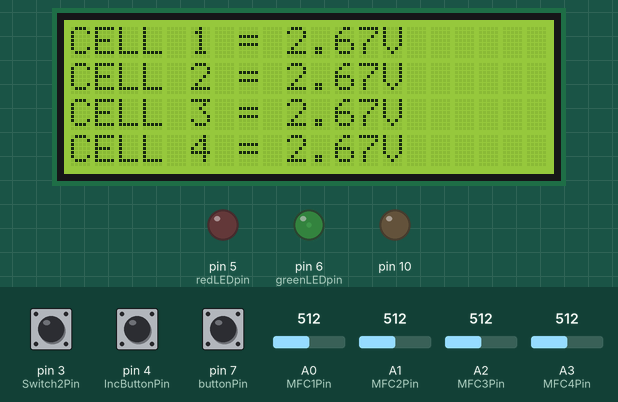
This sketch was run on a simulated Arduino Uno, built with avr-gcc and run on an emulated ATmega328P. Shown: 20×4 character LCD, output pins drawn as LEDs (lit = HIGH). The inputs (shaded band) are chosen by the test bench; at power-on: pin 7 (buttonPin) HIGH, A0 (MFC1Pin) = 512, A1 (MFC2Pin) = 512, A2 (MFC3Pin) = 512, A3 (MFC4Pin) = 512, pin 3 (Switch2Pin) HIGH, pin 4 (IncButtonPin) HIGH. The local clock reads 2024-03-15 10:24:30 at power-on unless the sketch sets it; storage starts empty; what the sketch prints to the serial monitor is not drawn.

Above: at 10.5 s.
10.6 s: pin 7 (buttonPin) pulled LOW for 0.15 s
At 11.9 s:
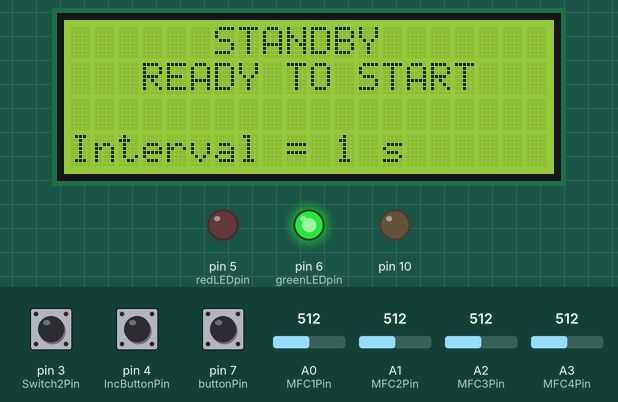
13.7 s: A0 (MFC1Pin) set to 716
At 15.2 s:
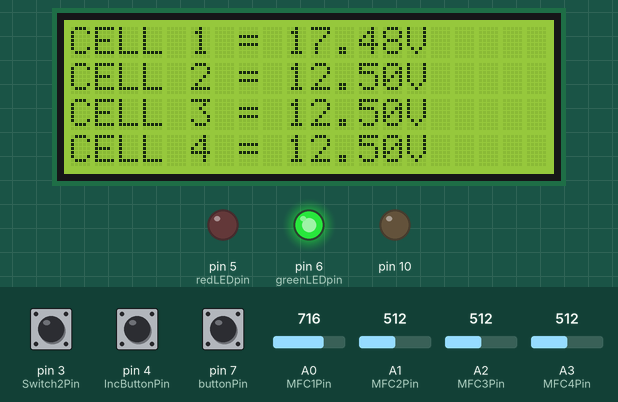
16.2 s: A1 (MFC2Pin) set to 716
At 18.4 s:
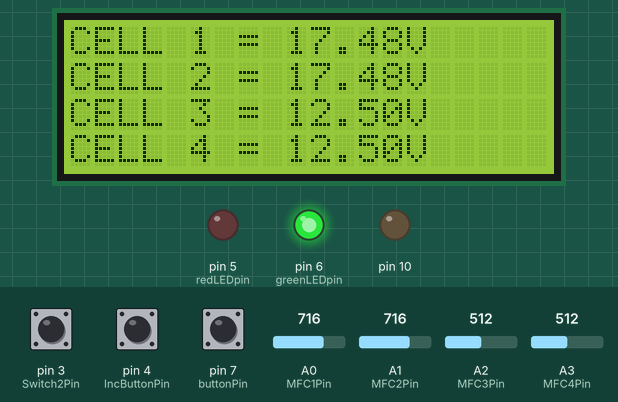
18.7 s: A2 (MFC3Pin) set to 716
At 20.7 s:
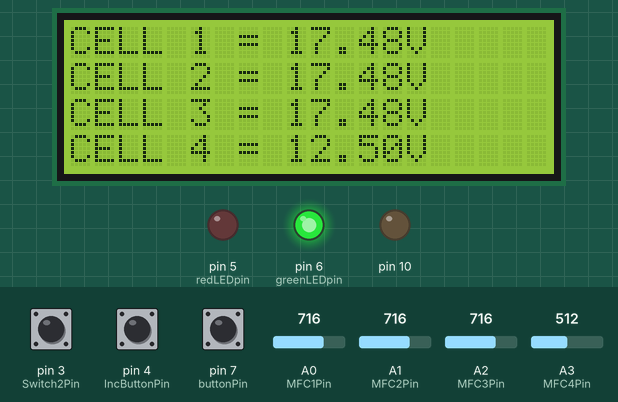
21.1 s: A3 (MFC4Pin) set to 716
At 22.7 s:
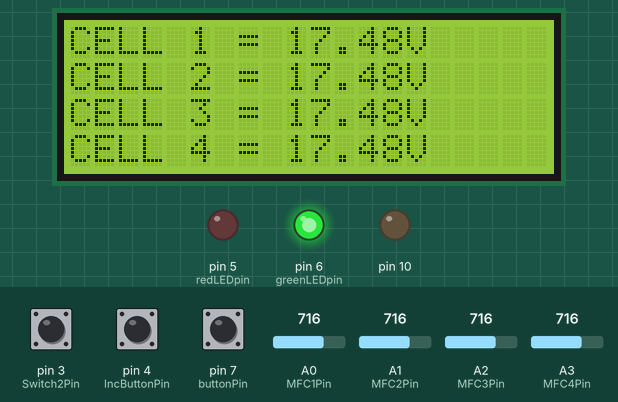
23.5 s: pin 7 (buttonPin) pulled LOW for 0.15 s
At 23.85 s:
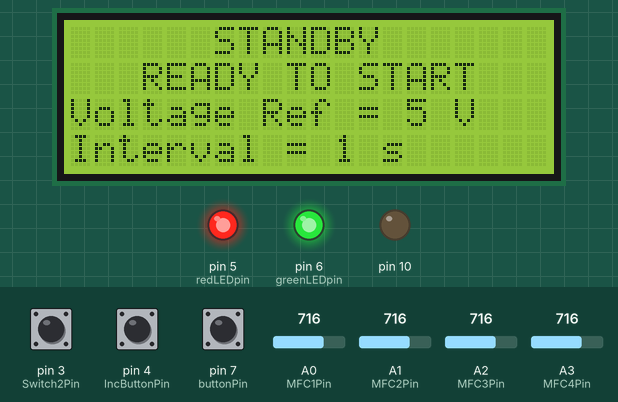
Timing chart, 0 to 26.7 s (numbered marks = the images above; inputs shaded):
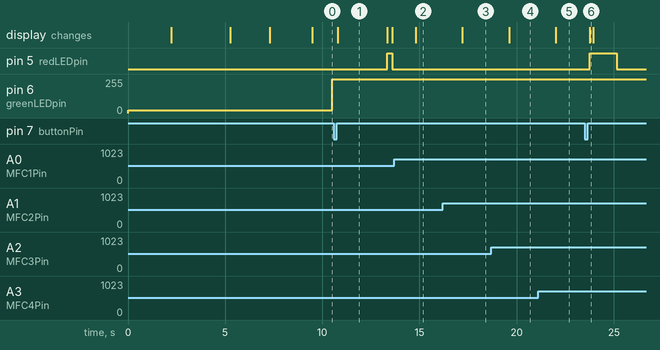

Measured:
- after the input at 10.6 s, pin 5 (redLEDpin): LOW → HIGH after 2.8 s, → LOW 0.24 s later; the display: changes after 0.19 s (image 1)
- after the input at 13.7 s, the display: changes after 1.1 s (image 2)
- after the input at 16.2 s, the display: changes after 1.0 s (image 3)
- after the input at 18.7 s, the display: changes after 0.91 s (image 4)
- after the input at 21.1 s, the display: changes after 0.92 s (image 5)
- after the input at 23.5 s, pin 5 (redLEDpin): LOW → HIGH after 0.26 s, → LOW 1.4 s later; the display: changes after 0.26 s (image 6)
- what the display in image 1 shows lasts 2.6 s, from 10.8 s to 13.4 s

The sketch:

Data_logger_with_internal_reference.ino
```cpp
#include <SPI.h>
#include <LCD.h>
#include <LiquidCrystal_I2C.h>
#include "SD.h"
#include <Wire.h>
#include "RTClib.h"

// A simple data logger for the Arduino analog pins
unsigned long LOG_INTERVAL = 1000; // mills between entries

// how many milliseconds before writing the logged data permanently to disk
// set it to the LOG_INTERVAL to write each time (safest)
// set it to 10*LOG_INTERVAL to write all data every 10 datareads, you could lose up to
// the last 10 reads if power is lost but it uses less power and is much faster!
unsigned long SYNC_INTERVAL = 1000; // mills between calls to flush() - to write data to the card
uint32_t syncTime = 0; // time of last sync()

bool FirstMeasure = false;
bool Calibration1 = false;
bool Calibration2 = false;

unsigned long last_time = 0;

#define ECHO_TO_SERIAL   1 // echo data to serial port

// The analog pins that connect to the sensors
#define MFC1Pin 0
#define MFC2Pin 1
#define MFC3Pin 2
#define MFC4Pin 3

// the digital pins that connect to the LEDs
const int redLEDpin = 5;
const int greenLEDpin = 6;

// Variables will change:
int redledState = LOW;             // ledState used to set the LED
int greenledState = LOW;

// Generally, you should use "unsigned long" for variables that hold time
// The value will quickly become too large for an int to store
unsigned long previousMillis = 0;        // will store last time LED was updated

// constants won't change:
const long interval = 1000;

int Contrast = 20;


const int buttonPin = 7;
int buttonState = 0;
boolean ShowTimer = false;

//switch on/off
int lastButtonState = 1;   // the previous reading from the input pin
int reading;
long lastDebounceTime = 0;  // the last time the output pin was toggled
long debounceDelay = 50;    // the debounce time; increase if the output flickers

//switch analog reference internal/DEFAULT
const int Switch2Pin = 3;
bool Switch2State = 0;
int lastSwitch2State = 1;   // the previous reading from the input pin
int Reading;
long lastDebounceSwitch2Time = 0;  // the last time the output pin was toggled
long debounceSwitch2Delay = 50;    // the debounce time; increase if the output flickers

//time measure increment button
uint8_t IncButtonPin = 4;
int IncButtonPinState = 0;
int IncButtonPinDebounce;
int LastIncButtonPinState = LOW;
int LastIncButtonPinDebounce = LOW;
unsigned long LastDebounceTime = 0;
unsigned long DebounceDelay = 50;
int buttonPushCounter = 0;

float R1 = 30000.0;
float R2 = 7500.0;
float MFC1_reading = 0.0;
float MFC2_reading = 0.0;
float MFC3_reading = 0.0;
float MFC4_reading = 0.0;
int offset = -27;

RTC_DS1307 RTC; // define the Real Time Clock object


// for the data logging shield, we use digital pin 10 for the SD cs line
const int chipSelect = 10;

// the logging file
File logfile;

void error(char *str)
{
  Serial.print("error: ");
  Serial.println(str);

  // red LED indicates error
  digitalWrite(redLEDpin, HIGH);

  while (1);
}

#define I2C_ADDR 0x27
LiquidCrystal_I2C lcd(I2C_ADDR, 2, 1, 0, 4, 5, 6, 7);

void setup()
{

  Serial.begin(9600);

  pinMode(buttonPin, INPUT);

  pinMode(Switch2Pin, INPUT);

  pinMode(IncButtonPin, INPUT);
  digitalWrite(IncButtonPin, HIGH);

  pinMode(redLEDpin, OUTPUT);
  pinMode(greenLEDpin, OUTPUT);

  digitalWrite(greenLEDpin, HIGH);

  //Defining analog pins
  analogReference(DEFAULT);

  Serial.println();


  //LCD
  analogWrite(6, Contrast);
  lcd.begin(20, 4);
  lcd.setBacklightPin(3, POSITIVE);
  lcd.setBacklight(HIGH);

  //Fake initializer
  lcd.begin(20, 4);
  lcd.print("||||||||||||||||||||");
  lcd.print("           ");
  lcd.setCursor(2, 1);
  lcd.print("   DATA LOGGER   ");
  lcd.setCursor(0, 2);
  lcd.print("||||||||||||||||||||");
  lcd.setCursor(0, 3);
  lcd.print("||||||||||||||||||||");
  delay(2000);

  // initialize the SD card
  lcd.clear();
  lcd.setCursor(0, 1);
  lcd.print(" Connecting SD card ");
  delay(3000);
  Serial.print("Connecting SD card...");
  // make sure that the default chip select pin is set to
  // output, even if you don't use it:
  pinMode(10, OUTPUT);

  // see if the card is present and can be initialized:
  if (!SD.begin(chipSelect)) {

    Serial.println("Card failed or not present");
    lcd.clear();
    lcd.setCursor(0, 0);
    lcd.print("Card failed or not  present");
    delay(2000);// don't do anything more:

    return;
  }

  Serial.println("card initialized.");
  lcd.clear();
  lcd.setCursor(0, 0);
  lcd.print("  Card inizialized");
  delay(2000);

  // create a new file
  char filename[] = "MFCLOG00.CSV";
  for (uint8_t i = 0; i < 100; i++) {
    filename[6] = i / 10 + '0';
    filename[7] = i % 10 + '0';
    if (! SD.exists(filename)) {
      // only open a new file if it doesn't exist
      logfile = SD.open(filename, FILE_WRITE);
      break;  // leave the loop!
    }
  }

  if (! logfile) {
    error("couldnt create file");
    lcd.clear();
    lcd.setCursor(0, 1);
    lcd.print("couldnt create file");
  }

  Serial.print("Logging to: ");
  Serial.println(filename);
  lcd.setCursor(0, 2);
  lcd.println("  ");
  lcd.println(filename);
  delay(2000);

  // connect to RTC
  Wire.begin();
  if (!RTC.begin()) {
    logfile.println("RTC failed");
#if ECHO_TO_SERIAL
    Serial.println("RTC failed");
#endif  //ECHO_TO_SERIAL
  }


  logfile.println("datetime \t ; CELL1 ; CELL2 ; CELL3 ; CELL4");
#if ECHO_TO_SERIAL
  Serial.println("datetime \t \t \t CELL1 \t CELL2 \t CELL3 \t CELL4");
#endif


}


void loop()
{
  reading = digitalRead(buttonPin);
  if (reading != lastButtonState) {
    lastDebounceTime = millis();
    lastButtonState = reading;
  }
  buttonState = digitalRead(buttonPin);
  if ((millis() - lastDebounceTime) > debounceDelay) {

    if (buttonState == 1) { // switch ON

      if (!FirstMeasure) {

        schermo_1 ();

        FirstMeasure = true;
      }

      schermo_2 ();

    }
    if (buttonState == 0) {  //switch OFF

      FirstMeasure = false;

      unsigned long currentMillis = millis();

      if (currentMillis - previousMillis > interval) {

        previousMillis = currentMillis;

        schermo_3 ();
      }
      digitalWrite(redLEDpin, HIGH);

      int CurrentIncButtonPin = digitalRead(IncButtonPin);

      if (CurrentIncButtonPin != LastIncButtonPinDebounce)
      {
        LastDebounceTime = millis();
      }
      if ((millis() - LastDebounceTime) > DebounceDelay)
      {
        if (CurrentIncButtonPin != LastIncButtonPinState)
        {
          if (CurrentIncButtonPin == LOW )
          {
            buttonPushCounter++;

            //seconds
            if (buttonPushCounter == 1)
            {
              LOG_INTERVAL = 20000;
              SYNC_INTERVAL = LOG_INTERVAL;
            }
            else if (buttonPushCounter == 2)
            {
              LOG_INTERVAL = 40000;
              SYNC_INTERVAL = LOG_INTERVAL;
            }
            else if (buttonPushCounter == 3)
            {
              LOG_INTERVAL = 60000;
              SYNC_INTERVAL = LOG_INTERVAL;
            }

            //minutes
            else if (buttonPushCounter == 4)
            {
              LOG_INTERVAL = 300000;
              SYNC_INTERVAL = LOG_INTERVAL;
            }
            else if (buttonPushCounter == 5)
            {
              LOG_INTERVAL = 900000;
              SYNC_INTERVAL = LOG_INTERVAL;
            }
            else if (buttonPushCounter == 6)
            {
              LOG_INTERVAL = 1800000;
              SYNC_INTERVAL = LOG_INTERVAL;
            }
            else if (buttonPushCounter == 7)
            {
              LOG_INTERVAL = 3600000;
              SYNC_INTERVAL = LOG_INTERVAL;
            }

            //hours
            else if (buttonPushCounter == 8)
            {
              LOG_INTERVAL = 7200000;
              SYNC_INTERVAL = LOG_INTERVAL;
            }
            else if (buttonPushCounter == 9)
            {
              LOG_INTERVAL = 21600000;
              SYNC_INTERVAL = LOG_INTERVAL;
            }
            else if (buttonPushCounter == 10)
            {
              LOG_INTERVAL = 43200000;
              SYNC_INTERVAL = LOG_INTERVAL;
            }
            else if (buttonPushCounter == 11)
            {
              LOG_INTERVAL = 86400000;
              SYNC_INTERVAL = LOG_INTERVAL;
            }
            else if (buttonPushCounter == 12)
            {
              LOG_INTERVAL = 1000;
              SYNC_INTERVAL = LOG_INTERVAL;
            }
            else
              buttonPushCounter = 0;

          }
        }
        LastIncButtonPinState = CurrentIncButtonPin;
      }
      LastIncButtonPinDebounce = CurrentIncButtonPin;
    }
  }
}

void schermo_1 () {

  RTC_DS3231 rtc;

  DateTime now = rtc.now();

  // log milliseconds since starting
  uint32_t m = millis();
  //        logfile.print(m);           // milliseconds since start
  //        logfile.print(", ");
  //#if ECHO_TO_SERIAL
  //        Serial.print(m);         // milliseconds since start
  //        Serial.print("\t");
  //#endif

  // fetch the time
  now = RTC.now();
  // log time
  //    logfile.print(now.unixtime()); // seconds since 2000

  logfile.print(now.year(), DEC);
  logfile.print("/");
  logfile.print(now.month(), DEC);
  logfile.print("/");
  logfile.print(now.day(), DEC);
  logfile.print(" ");
  logfile.print(now.hour(), DEC);
  logfile.print(":");
  logfile.print(now.minute(), DEC);
  logfile.print(":");
  logfile.print(now.second(), DEC);
  logfile.print(";");
#if ECHO_TO_SERIAL
  // Serial.print(now.unixtime()); // seconds since 2000

  Serial.print(now.year(), DEC);
  Serial.print("/");
  Serial.print(now.month(), DEC);
  Serial.print("/");
  Serial.print(now.day(), DEC);
  Serial.print(" ");
  Serial.print(now.hour(), DEC);
  Serial.print(":");
  Serial.print(now.minute(), DEC);
  Serial.print(":");
  Serial.print(now.second(), DEC);
  Serial.print("\t");
#endif //ECHO_TO_SERIAL

  if (Switch2State == 1)
  {
    //CELL1
    analogRead(MFC1Pin);
    delay(10);
    MFC1_reading = analogRead(MFC1Pin);
    delay(10);
    MFC1_reading = analogRead(MFC1Pin);
    delay(10);
    MFC1_reading = (((MFC1_reading + 0.5) * 5.0 / 1024.0) / (R2 / (R1 + R2))-0.01);

    //CELL2
    analogRead(MFC2Pin);
    delay(10);
    MFC2_reading = analogRead(MFC2Pin);
    delay(10);
    MFC2_reading = analogRead(MFC2Pin);
    delay(10);
    MFC2_reading = (((MFC2_reading + 0.5) * 5.0 / 1024.0) / (R2 / (R1 + R2))-0.01);


    //CELL3
    analogRead(MFC3Pin);
    delay(10);
    MFC3_reading = analogRead(MFC3Pin);
    delay(10);
    MFC3_reading = analogRead(MFC3Pin);
    delay(10);
    MFC3_reading = (((MFC3_reading + 0.5) * 5.0 / 1024.0) / (R2 / (R1 + R2))-0.01);

    //CELL4
    analogRead(MFC4Pin);
    delay(10);
    MFC4_reading = analogRead(MFC4Pin);
    delay(10);
    MFC4_reading = analogRead(MFC4Pin);
    delay(10);
    MFC4_reading = (((MFC4_reading + 0.5) * 5.0 / 1024.0) / (R2 / (R1 + R2))-0.01);
  }

  if (Switch2State == 0)
  {
    //CELL1
    analogRead(MFC1Pin);
    delay(10);
    MFC1_reading = analogRead(MFC1Pin);
    delay(10);
    MFC1_reading = analogRead(MFC1Pin);
    delay(10);
    MFC1_reading = (((MFC1_reading + 0.5) * 1.068 / 1024.0) / (R2 / (R1 + R2)));

    //CELL2
    analogRead(MFC2Pin);
    delay(10);
    MFC2_reading = analogRead(MFC2Pin);
    delay(10);
    MFC2_reading = analogRead(MFC2Pin);
    delay(10);
    MFC2_reading = (((MFC2_reading + 0.5) * 1.068 / 1024.0) / (R2 / (R1 + R2)));


    //CELL3
    analogRead(MFC3Pin);
    delay(10);
    MFC3_reading = analogRead(MFC3Pin);
    delay(10);
    MFC3_reading = analogRead(MFC3Pin);
    delay(10);
    MFC3_reading = (((MFC3_reading + 0.5) * 1.068 / 1024.0) / (R2 / (R1 + R2)));

    //CELL4
    analogRead(MFC4Pin);
    delay(10);
    MFC4_reading = analogRead(MFC4Pin);
    delay(10);
    MFC4_reading = analogRead(MFC4Pin);
    delay(10);
    MFC4_reading = (((MFC4_reading + 0.5) * 1.068 / 1024.0) / (R2 / (R1 + R2)));
  }
  lcd.clear();
  lcd.setCursor(0, 0);
  lcd.print("CELL 1 = ");
  lcd.print(MFC1_reading);
  lcd.print("V");

  lcd.setCursor(0, 1);
  lcd.print("CELL 2 = ");
  lcd.print(MFC2_reading);
  lcd.print("V");

  lcd.setCursor(0, 2);
  lcd.print("CELL 3 = ");
  lcd.print(MFC3_reading);
  lcd.print("V");

  lcd.setCursor(0, 3);
  lcd.print("CELL 4 = ");
  lcd.print(MFC4_reading);
  lcd.print("V");


  logfile.print(MFC1_reading);
  logfile.print(";");
  logfile.print(MFC2_reading);
  logfile.print(";");
  logfile.print(MFC3_reading);
  logfile.print(";");
  logfile.print(MFC4_reading);
  logfile.println();
#if ECHO_TO_SERIAL

  Serial.print("\t");
  Serial.print(MFC1_reading);
  Serial.print("\t");
  Serial.print(MFC2_reading);
  Serial.print("\t");
  Serial.print(MFC3_reading);
  Serial.print("\t");
  Serial.print(MFC4_reading);
  Serial.println();
#endif //ECHO_TO_SERIAL

  // Now we write data to disk! Don't sync too often - requires 2048 bytes of I/O to SD card
  // which uses a bunch of power and takes time
  if ((millis() - syncTime) < SYNC_INTERVAL) return;
  syncTime = millis();

  // blink LED to show we are syncing data to the card & updating FAT!
  digitalWrite(redLEDpin, LOW);
  logfile.flush();
}


void schermo_2 () {

  RTC_DS3231 rtc;

  DateTime now = rtc.now();

  // delay for the amount of time we want between readings
  //delay((LOG_INTERVAL - 1) - (millis() % LOG_INTERVAL));

  for (int j = 0; j <= LOG_INTERVAL; j++)
  {
    buttonState = digitalRead(buttonPin);

    if (buttonState == 1) {

      delay(1);
    }

    if (buttonState == 0) {

      break;
    }
  }
  // if (millis() - last_time >= LOG_INTERVAL)
  //{
  //  last_time += LOG_INTERVAL;


  digitalWrite(greenLEDpin, HIGH);

  // log milliseconds since starting
  uint32_t m = millis();

  //        logfile.print(m);           // milliseconds since start
  //        logfile.print(", ");
  //#if ECHO_TO_SERIAL
  //        Serial.print(m);         // milliseconds since start
  //        Serial.print("\t");
  //#endif

  // fetch the time
  now = RTC.now();
  // log time
  //    logfile.print(now.unixtime()); // seconds since 2000

  logfile.print(now.year(), DEC);
  logfile.print("/");
  logfile.print(now.month(), DEC);
  logfile.print("/");
  logfile.print(now.day(), DEC);
  logfile.print(" ");
  logfile.print(now.hour(), DEC);
  logfile.print(":");
  logfile.print(now.minute(), DEC);
  logfile.print(":");
  logfile.print(now.second(), DEC);
  logfile.print(";");
#if ECHO_TO_SERIAL
  // Serial.print(now.unixtime()); // seconds since 2000

  Serial.print(now.year(), DEC);
  Serial.print("/");
  Serial.print(now.month(), DEC);
  Serial.print("/");
  Serial.print(now.day(), DEC);
  Serial.print(" ");
  Serial.print(now.hour(), DEC);
  Serial.print(":");
  Serial.print(now.minute(), DEC);
  Serial.print(":");
  Serial.print(now.second(), DEC);
  Serial.print("\t");
#endif //ECHO_TO_SERIAL

  if (Switch2State == 1)
  {
    //CELL1
    analogRead(MFC1Pin);
    delay(10);
    MFC1_reading = analogRead(MFC1Pin);
    delay(10);
    MFC1_reading = analogRead(MFC1Pin);
    delay(10);
    MFC1_reading = (((MFC1_reading + 0.5) * 5.0 / 1024.0) / (R2 / (R1 + R2))-0.01);

    //CELL2
    analogRead(MFC2Pin);
    delay(10);
    MFC2_reading = analogRead(MFC2Pin);
    delay(10);
    MFC2_reading = analogRead(MFC2Pin);
    delay(10);
    MFC2_reading = (((MFC2_reading + 0.5) * 5.0 / 1024.0) / (R2 / (R1 + R2))-0.01);


    //CELL3
    analogRead(MFC3Pin);
    delay(10);
    MFC3_reading = analogRead(MFC3Pin);
    delay(10);
    MFC3_reading = analogRead(MFC3Pin);
    delay(10);
    MFC3_reading = (((MFC3_reading + 0.5) * 5.0 / 1024.0) / (R2 / (R1 + R2))-0.01);

    //CELL4
    analogRead(MFC4Pin);
    delay(10);
    MFC4_reading = analogRead(MFC4Pin);
    delay(10);
    MFC4_reading = analogRead(MFC4Pin);
    delay(10);
    MFC4_reading = (((MFC4_reading + 0.5) * 5.0 / 1024.0) / (R2 / (R1 + R2))-0.01);
  }

  if (Switch2State == 0)
  {
    //CELL1
    analogRead(MFC1Pin);
    delay(10);
    MFC1_reading = analogRead(MFC1Pin);
    delay(10);
    MFC1_reading = analogRead(MFC1Pin);
    delay(10);
    MFC1_reading = (((MFC1_reading + 0.5) * 1.068 / 1024.0) / (R2 / (R1 + R2)));

    //CELL2
    analogRead(MFC2Pin);
    delay(10);
    MFC2_reading = analogRead(MFC2Pin);
    delay(10);
    MFC2_reading = analogRead(MFC2Pin);
    delay(10);
    MFC2_reading = (((MFC2_reading + 0.5) * 1.068 / 1024.0) / (R2 / (R1 + R2)));


    //CELL3
    analogRead(MFC3Pin);
    delay(10);
    MFC3_reading = analogRead(MFC3Pin);
    delay(10);
    MFC3_reading = analogRead(MFC3Pin);
    delay(10);
    MFC3_reading = (((MFC3_reading + 0.5) * 1.068 / 1024.0) / (R2 / (R1 + R2)));

    //CELL4
    analogRead(MFC4Pin);
    delay(10);
    MFC4_reading = analogRead(MFC4Pin);
    delay(10);
    MFC4_reading = analogRead(MFC4Pin);
    delay(10);
    MFC4_reading = (((MFC4_reading + 0.5) * 1.068 / 1024.0) / (R2 / (R1 + R2)));
  }

  lcd.clear();
  lcd.setCursor(0, 0);
  lcd.print("CELL 1 = ");
  lcd.print(MFC1_reading);
  lcd.print("V");

  lcd.setCursor(0, 1);
  lcd.print("CELL 2 = ");
  lcd.print(MFC2_reading);
  lcd.print("V");

  lcd.setCursor(0, 2);
  lcd.print("CELL 3 = ");
  lcd.print(MFC3_reading);
  lcd.print("V");

  lcd.setCursor(0, 3);
  lcd.print("CELL 4 = ");
  lcd.print(MFC4_reading);
  lcd.print("V");


  logfile.print(MFC1_reading);
  logfile.print(";");
  logfile.print(MFC2_reading);
  logfile.print(";");
  logfile.print(MFC3_reading);
  logfile.print(";");
  logfile.print(MFC4_reading);
  logfile.println();
#if ECHO_TO_SERIAL

  Serial.print("\t");
  Serial.print(MFC1_reading);
  Serial.print("\t");
  Serial.print(MFC2_reading);
  Serial.print("\t");
  Serial.print(MFC3_reading);
  Serial.print("\t");
  Serial.print(MFC4_reading);
  Serial.println();
#endif //ECHO_TO_SERIAL


  // Now we write data to disk! Don't sync too often - requires 2048 bytes of I/O to SD card
  // which uses a bunch of power and takes time
  if ((millis() - syncTime) < SYNC_INTERVAL) return;
  syncTime = millis();

  // blink LED to show we are syncing data to the card & updating FAT!
  digitalWrite(redLEDpin, HIGH);
  logfile.flush();
  digitalWrite(redLEDpin, LOW);

}


void schermo_3 () {

  if (LOG_INTERVAL < 60000) {
    lcd.clear();
    lcd.setCursor(0, 0);
    lcd.print("      STANDBY   ");
    lcd.setCursor(0, 1);
    lcd.print("   READY TO START   ");
    lcd.setCursor(0, 3);
    lcd.print("Interval = ");

    lcd.print(LOG_INTERVAL / 1000);
    lcd.print(" s");
  }
  if (LOG_INTERVAL >= 60000) {
    lcd.clear();
    lcd.setCursor(0, 0);
    lcd.print("      STANDBY   ");
    lcd.setCursor(0, 1);
    lcd.print("   READY TO START   ");
    lcd.setCursor(0, 3);
    lcd.print("Interval = ");
    lcd.print(LOG_INTERVAL / 60000);
    lcd.print(" min");
  }
  if (LOG_INTERVAL >= 3600000) {
    lcd.clear();
    lcd.setCursor(0, 0);
    lcd.print("      STANDBY   ");
    lcd.setCursor(0, 1);
    lcd.print("   READY TO START   ");
    lcd.setCursor(0, 3);
    lcd.print("Interval = ");
    lcd.print(LOG_INTERVAL / 3600000);
    lcd.print(" hour");
  }

  Reading = digitalRead(Switch2Pin);
  if (Reading != lastSwitch2State) {
    lastDebounceSwitch2Time = millis();
    lastSwitch2State = Reading;
  }

  if ((millis() - lastDebounceSwitch2Time) > debounceSwitch2Delay) {
    Switch2State = digitalRead(Switch2Pin);// read the state of the pushbutton value:

    if (Switch2State == 0)
    { Calibration2 = false;

      if (!Calibration1) {
        analogReference(INTERNAL);
        delay(500);
        for (int i = 0; i < 200; i++)
        {
          analogRead(MFC1Pin);
          delay(10);
          MFC1_reading = analogRead(MFC1Pin);
        }
        Calibration1 = true;
      }
      lcd.setCursor(0, 2);
      lcd.print("Voltage Ref = 1.1 V");

    }

    if (Switch2State == 1)
    { Calibration1 = false;

      if (!Calibration2) {
        analogReference(DEFAULT);
        delay(500);

        for (int i = 0; i < 200; i++)
        {
          analogRead(MFC1Pin);
          delay(10);
          MFC1_reading = analogRead(MFC1Pin);
        }
        Calibration2 = true;
      }
      lcd.setCursor(0, 2);
      lcd.print("Voltage Ref = 5 V");
    }
  }
}
```
